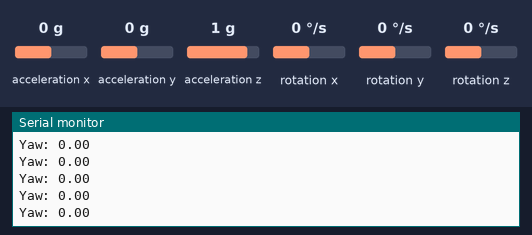
The sketch below on a simulated Arduino Uno, built with avr-gcc and run on an emulated ATmega328P. Parts: the last lines printed to the serial monitor. Inputs (shaded band) come from the test bench; at power-on: acceleration x 0 g, acceleration y 0 g, rotation z 0 °/s, acceleration z 1 g, rotation x 0 °/s, rotation y 0 °/s.

Above: at 6.1 s.
6.2 s: acceleration x set to -1.4 g
At 6.8 s:
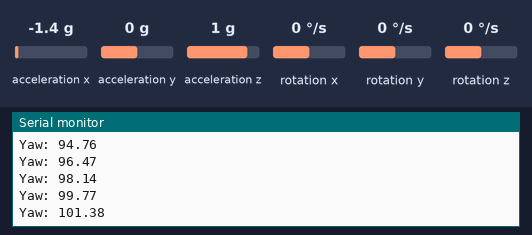
7.7 s: acceleration y set to -1.4 g
At 8.6 s:
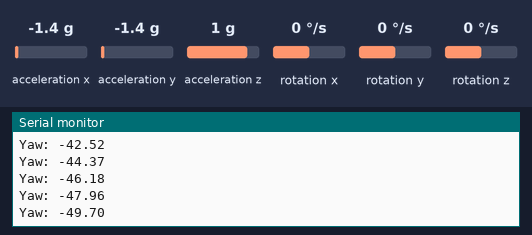
9.2 s: rotation z set to -192 °/s
At 10.3 s:
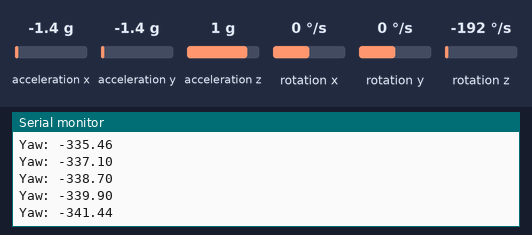
Timing chart, 0 to 12.2 s (numbered marks = the images above; inputs shaded):
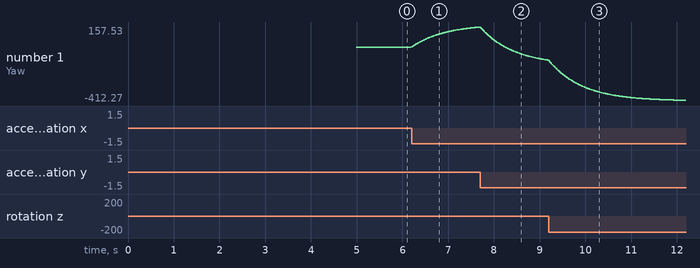

Measured:
- after the input at 6.2 s, the serial monitor: prints a new line at once (image 1)
- plotted number 1: 0 → 157.07 after the input at 6.2 s

The sketch:

test_IMU_v3.ino
```cpp
#include <Wire.h>
#include <MPU6050.h>
#include "Kalman.h"

MPU6050 mpu;
Kalman kalmanYaw;

float yaw = 0;
float gyroBiasZ = 0;
long lastTime;

void setup() {
    Serial.begin(115200);
    Wire.begin();
    mpu.initialize();

    if (!mpu.testConnection()) {
        Serial.println("MPU6050 connection failed!");
        while (1);
    }

    // Gyro bias calibration
    calibrateGyro();

    lastTime = millis();
}

void loop() {
    long currentTime = millis();
    float dt = (currentTime - lastTime) / 1000.0; // Convert to seconds
    lastTime = currentTime;

    int16_t gx, gy, gz;
    mpu.getRotation(&gx, &gy, &gz);

    float gyroZ = (gz / 131.0) - gyroBiasZ; // Convert to deg/s and subtract bias
    yaw += gyroZ * dt; // Integrate gyro data to get yaw angle

    // Apply complementary filter
    float alpha = 0.98;
    yaw = alpha * (yaw + gyroZ * dt) + (1 - alpha) * getAccelYaw();

    Serial.print("Yaw: ");
    Serial.println(yaw);
    delay(10);
}

void calibrateGyro() {
    const int numSamples = 1000;
    long sum = 0;

    for (int i = 0; i < numSamples; i++) {
        int16_t gx, gy, gz;
        mpu.getRotation(&gx, &gy, &gz);
        sum += gz;
        delay(3);
    }

    gyroBiasZ = sum / (float)numSamples / 131.0; // Average and convert to deg/s
}

float getAccelYaw() {
    int16_t ax, ay, az;
    mpu.getAcceleration(&ax, &ay, &az);

    // Calculate yaw angle from accelerometer data
    float accelYaw = atan2(ay, ax) * 180 / PI;
    return accelYaw;
}

////I2C MPU DETECTION TEST
//#include <Wire.h>
//
//void setup() {
//    Serial.begin(115200);
//    Wire.begin();
//    Serial.println("Scanning for I2C devices...");
//
//    for (byte address = 1; address < 127; address++) {
//        Wire.beginTransmission(address);
//        if (Wire.endTransmission() == 0) {
//            Serial.print("Found I2C device at 0x");
//            Serial.println(address, HEX);
//        }
//    }
//}
//
//void loop() {}
//


////MPU CONNECTION TEST
//#include <Wire.h>
//#include <MPU6050.h>
//
//MPU6050 mpu;
//
//void setup() {
//    Serial.begin(115200);
//    Wire.begin();
//
//    Serial.println("Initializing MPU6050...");
//    delay(1000);  // Wait for MPU6050 to power up
//    mpu.initialize();
//
//    if (mpu.testConnection()) {
//        Serial.println("MPU6050 connected!");
//    } else {
//        Serial.println("MPU6050 connection failed!");
//    }
//}
//
//void loop() {}
```
